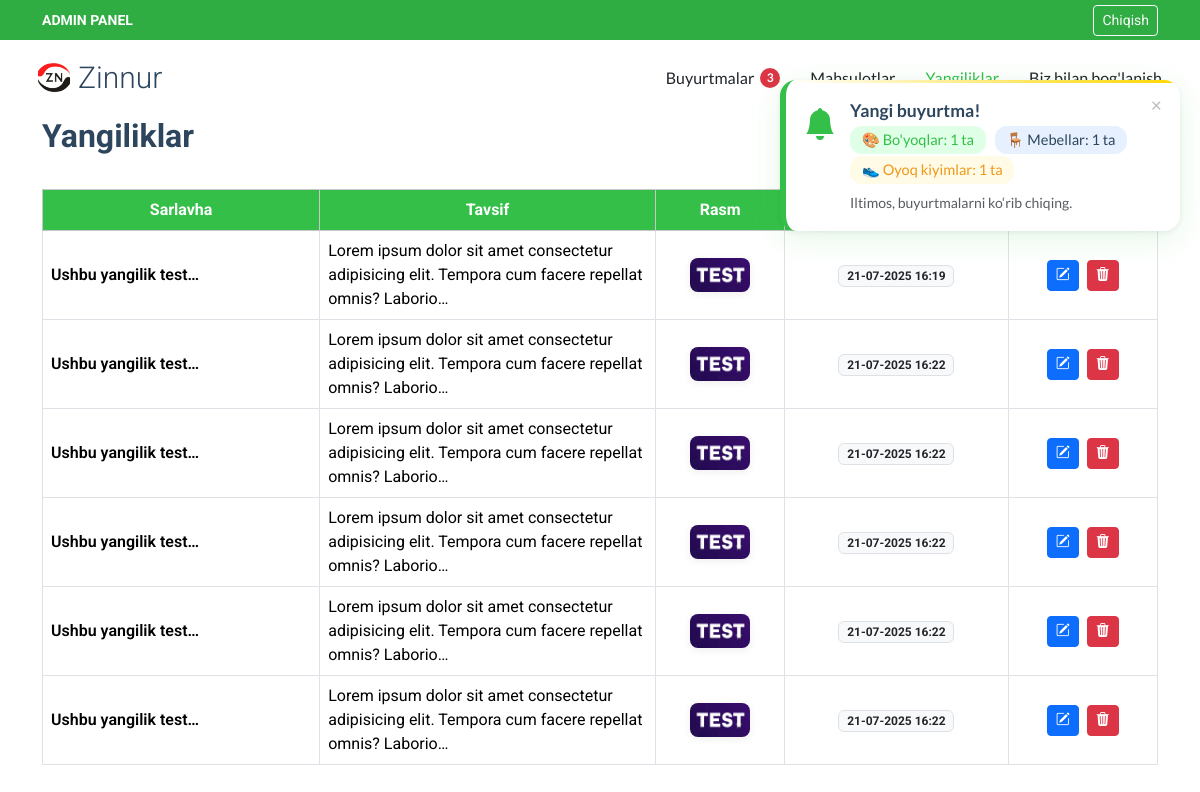
The page /admin-panel/news/ (signed in) on the database its author committed.
### news/models.py (models this page shows, shortened)
class NewsPost(models.Model):
    title = models.CharField(max_length=200)
    content = models.TextField()
    image = models.ImageField(upload_to='news_images/',)
    created_at = models.DateTimeField(auto_now_add=True)

### admin_panel/views.py (the view)
# urls.py: path('news/', views.news_manage, name='news_manage'),
@user_passes_test(is_admin)
def news_manage(request):
    news = NewsPost.objects.all()
    from django.core.paginator import Paginator
    paginator = Paginator(news, 25)
    page_number = request.GET.get('page')
    page_obj = paginator.get_page(page_number)
    return render(request, 'admin_panel/news_manage.html', {
        'news': page_obj.object_list,
        'page_obj': page_obj,
        'is_paginated': page_obj.has_other_pages(),
    })

### admin_panel/views.py (called while the page is built)
def is_admin(user):
    return user.is_authenticated and user.is_staff

### templates/admin_panel/news_manage.html (shortened to what this page needs)
{% extends 'admin_panel/admin_base.html' %}
{% block content %}
<link rel="stylesheet" href="https://cdn.datatables.net/1.13.6/css/dataTables.bootstrap5.min.css">
<div class="container">
  <div class="d-flex justify-content-between align-items-center mb-4 flex-wrap">
    <h2 class="fw-bold mb-0">Yangiliklar</h2>
    <a href="{% url 'admin_panel:news_create' %}" class="btn btn-get-started">
    </a>
  </div>
  <div class="table-responsive">
    <table id="newsTable" class="table table-hover table-bordered align-middle">
      <thead class="table-light">
        <tr>
          <th>Sarlavha</th>
          <th>Tavsif</th>
          <th>Rasm</th>
          <th>Sana</th>
          <th>Amallar</th>
        </tr>
      </thead>
      <tbody>
        {% for item in news %}
        <tr>
          <td class="fw-semibold">{{ item.title|truncatechars:20 }}</td>
          <td style="max-width:200px;">{{ item.content|truncatechars:100 }}</td>
          <td class="text-center">
            {% if item.image %}
              <img src="{{ item.image.url }}" alt="{{ item.title }}" class="product-img-thumb" style="max-width:60px;max-height:60px;">
            {% else %}
              <img src="" alt="Image" class="product-img-thumb" style="max-width:60px;max-height:60px;">
            {% endif %}
          </td>
          <td class="text-center"><span class="badge bg-light text-dark border">{{ item.created_at|date:"d-m-Y H:i" }}</span></td>
          <td class="text-center">
            <a href="{% url 'admin_panel:news_edit' item.id %}" class="btn btn-primary btn-sm me-1">
              <i class="bi bi-pencil-square"></i>
            </a>
            <button type="button" class="btn btn-danger btn-sm" data-bs-toggle="modal" data-bs-target="#deleteModal{{ item.id }}">
              <i class="bi bi-trash3-fill"></i>
            </button>
          </td>
        </tr>
        {% empty %}
        <tr><td colspan="5" class="text-center">Yangiliklar topilmadi.</td></tr>
        {% endfor %}
      </tbody>
    </table>
  </div>
</div>
{% endblock %}

### static/css/main.css (style rules this page uses)
:root { --default-font: "Roboto", system-ui, -apple-system, "Segoe UI", Roboto, "Helvetica Neue", Arial, "Noto Sans", "Liberation Sans", sans-serif, "Apple Color Emoji", "Segoe UI Emoji", "Segoe UI Symbol", "Noto Color Emoji"; --heading-font: "Roboto", sans-serif; --nav-font: "Lato", sans-serif; }
:root { --background-color: #ffffff; --default-color: #212529; --heading-color: #2d465e; --accent-color: #34bf49; --surface-color: #ffffff; --contrast-color: #ffffff; }
:root { --nav-color: #212529; --nav-hover-color: #34bf49; --nav-mobile-background-color: #ffffff; --nav-dropdown-background-color: #ffffff; --nav-dropdown-color: #212529; --nav-dropdown-hover-color: #34bf49; }
:root { scroll-behavior: smooth; }
body { color: var(--default-color); background-color: var(--background-color); font-family: var(--default-font); }
a { color: var(--accent-color); text-decoration: none; transition: 0.3s; }
h1, h2, h3, h4, h5, h6 { color: var(--heading-color); font-family: var(--heading-font); }
.btn-get-started { background-color: var(--accent-color); border-radius: 30px; padding: 8px 30px; border: 2px solid transparent; transition: 0.3s all ease-in-out; font-size: 14px; color: var(--contrast-color) !important; }
.table thead th { background-color: var(--accent-color); text-align: center; color: #fff; }
.table-responsive { margin-top: 2rem; }
.table thead th { vertical-align: middle; }
.product-img-thumb { transition: transform 0.2s; border-radius: 8px; box-shadow: 0 2px 8px rgba(0,0,0,0.07); cursor: pointer; }

### rows shown on the page
NewsPost: title "Ushbu yangilik test…", content "Lorem ipsum dolor sit amet consectetur adipisicing elit. Tempora cum facere repellat omnis? Laborio…", image (picture), created_at "21-07-2025 16:19"
NewsPost: title "Ushbu yangilik test…", content "Lorem ipsum dolor sit amet consectetur adipisicing elit. Tempora cum facere repellat omnis? Laborio…", image (picture), created_at "21-07-2025 16:22"
NewsPost: title "Ushbu yangilik test…", content "Lorem ipsum dolor sit amet consectetur adipisicing elit. Tempora cum facere repellat omnis? Laborio…", image (picture), created_at "21-07-2025 16:22"
NewsPost: title "Ushbu yangilik test…", content "Lorem ipsum dolor sit amet consectetur adipisicing elit. Tempora cum facere repellat omnis? Laborio…", image (picture), created_at "21-07-2025 16:22"
NewsPost: title "Ushbu yangilik test…", content "Lorem ipsum dolor sit amet consectetur adipisicing elit. Tempora cum facere repellat omnis? Laborio…", image (picture), created_at "21-07-2025 16:22"
NewsPost: title "Ushbu yangilik test…", content "Lorem ipsum dolor sit amet consectetur adipisicing elit. Tempora cum facere repellat omnis? Laborio…", image (picture), created_at "21-07-2025 16:22"
